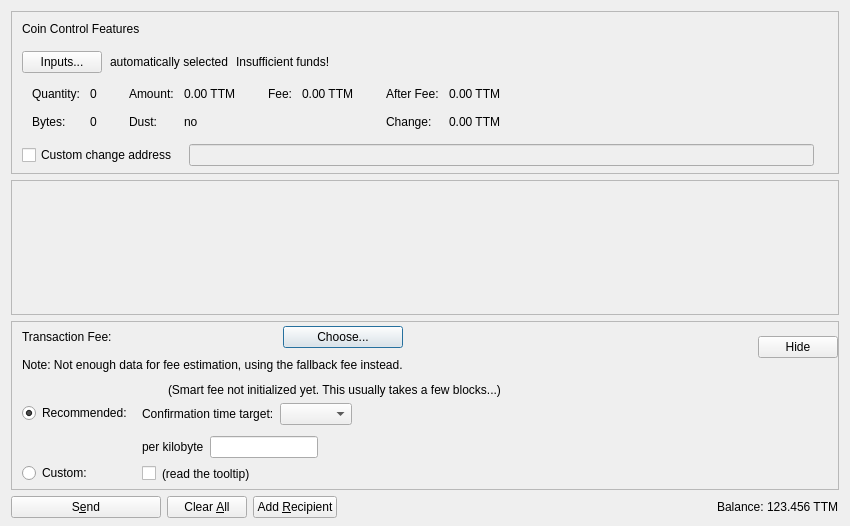
<?xml version="1.0" encoding="UTF-8"?>
<ui version="4.0">
 <class>SendCoinsDialog</class>
 <widget class="QDialog" name="SendCoinsDialog">
  <property name="geometry">
   <rect>
    <x>0</x>
    <y>0</y>
    <width>850</width>
    <height>526</height>
   </rect>
  </property>
  <property name="windowTitle">
   <string>Send Coins</string>
  </property>
  <layout class="QVBoxLayout" name="verticalLayout" stretch="0,1,0,0">
   <property name="bottomMargin">
    <number>8</number>
   </property>
   <item>
    <widget class="QFrame" name="frameCoinControl">
     <property name="sizePolicy">
      <sizepolicy hsizetype="Expanding" vsizetype="Expanding">
       <horstretch>0</horstretch>
       <verstretch>0</verstretch>
      </sizepolicy>
     </property>
     <property name="maximumSize">
      <size>
       <width>16777215</width>
       <height>16777215</height>
      </size>
     </property>
     <property name="frameShape">
      <enum>QFrame::StyledPanel</enum>
     </property>
     <property name="frameShadow">
      <enum>QFrame::Sunken</enum>
     </property>
     <layout class="QVBoxLayout" name="verticalLayoutCoinControl2">
      <property name="spacing">
       <number>0</number>
      </property>
      <property name="leftMargin">
       <number>0</number>
      </property>
      <property name="topMargin">
       <number>0</number>
      </property>
      <property name="rightMargin">
       <number>0</number>
      </property>
      <property name="bottomMargin">
       <number>6</number>
      </property>
      <item>
       <layout class="QVBoxLayout" name="verticalLayoutCoinControl" stretch="0,0,0,0,1">
        <property name="spacing">
         <number>0</number>
        </property>
        <property name="leftMargin">
         <number>10</number>
        </property>
        <property name="topMargin">
         <number>10</number>
        </property>
        <item>
         <layout class="QHBoxLayout" name="horizontalLayoutCoinControl1">
          <property name="bottomMargin">
           <number>15</number>
          </property>
          <item>
           <widget class="QLabel" name="labelCoinControlFeatures">
            <property name="sizePolicy">
             <sizepolicy hsizetype="Preferred" vsizetype="Maximum">
              <horstretch>0</horstretch>
              <verstretch>0</verstretch>
             </sizepolicy>
            </property>
            <property name="text">
             <string>Coin Control Features</string>
            </property>
           </widget>
          </item>
         </layout>
        </item>
        <item>
         <layout class="QHBoxLayout" name="horizontalLayoutCoinControl2" stretch="0,0,0,0">
          <property name="spacing">
           <number>8</number>
          </property>
          <property name="bottomMargin">
           <number>10</number>
          </property>
          <item>
           <widget class="QPushButton" name="pushButtonCoinControl">
            <property name="styleSheet">
             <string notr="true"/>
            </property>
            <property name="text">
             <string>Inputs...</string>
            </property>
            <property name="autoDefault">
             <bool>false</bool>
            </property>
           </widget>
          </item>
          <item>
           <widget class="QLabel" name="labelCoinControlAutomaticallySelected">
            <property name="text">
             <string>automatically selected</string>
            </property>
            <property name="margin">
             <number>5</number>
            </property>
           </widget>
          </item>
          <item>
           <widget class="QLabel" name="labelCoinControlInsuffFunds">
            <property name="text">
             <string>Insufficient funds!</string>
            </property>
            <property name="margin">
             <number>5</number>
            </property>
           </widget>
          </item>
          <item>
           <spacer name="horizontalSpacerCoinControl">
            <property name="orientation">
             <enum>Qt::Horizontal</enum>
            </property>
            <property name="sizeHint" stdset="0">
             <size>
              <width>40</width>
              <height>1</height>
             </size>
            </property>
           </spacer>
          </item>
         </layout>
        </item>
        <item>
         <widget class="QWidget" name="widgetCoinControl" native="true">
          <property name="sizePolicy">
           <sizepolicy hsizetype="Preferred" vsizetype="Preferred">
            <horstretch>0</horstretch>
            <verstretch>0</verstretch>
           </sizepolicy>
          </property>
          <property name="minimumSize">
           <size>
            <width>0</width>
            <height>0</height>
           </size>
          </property>
          <property name="styleSheet">
           <string notr="true"/>
          </property>
          <layout class="QHBoxLayout" name="horizontalLayoutCoinControl5">
           <property name="leftMargin">
            <number>0</number>
           </property>
           <property name="topMargin">
            <number>0</number>
           </property>
           <property name="rightMargin">
            <number>0</number>
           </property>
           <property name="bottomMargin">
            <number>0</number>
           </property>
           <item>
            <layout class="QHBoxLayout" name="horizontalLayoutCoinControl3" stretch="0,0,0,1">
             <property name="spacing">
              <number>20</number>
             </property>
             <property name="topMargin">
              <number>0</number>
             </property>
             <property name="bottomMargin">
              <number>10</number>
             </property>
             <item>
              <layout class="QFormLayout" name="formLayoutCoinControl1">
               <property name="horizontalSpacing">
                <number>10</number>
               </property>
               <property name="verticalSpacing">
                <number>14</number>
               </property>
               <property name="leftMargin">
                <number>10</number>
               </property>
               <property name="topMargin">
                <number>4</number>
               </property>
               <property name="rightMargin">
                <number>6</number>
               </property>
               <item row="0" column="0">
                <widget class="QLabel" name="labelCoinControlQuantityText">
                 <property name="text">
                  <string>Quantity:</string>
                 </property>
                 <property name="margin">
                  <number>0</number>
                 </property>
                </widget>
               </item>
               <item row="0" column="1">
                <widget class="QLabel" name="labelCoinControlQuantity">
                 <property name="cursor">
                  <cursorShape>IBeamCursor</cursorShape>
                 </property>
                 <property name="contextMenuPolicy">
                  <enum>Qt::ActionsContextMenu</enum>
                 </property>
                 <property name="text">
                  <string notr="true">0</string>
                 </property>
                 <property name="margin">
                  <number>0</number>
                 </property>
                 <property name="textInteractionFlags">
                  <set>Qt::LinksAccessibleByMouse|Qt::TextSelectableByKeyboard|Qt::TextSelectableByMouse</set>
                 </property>
                </widget>
               </item>
               <item row="1" column="0">
                <widget class="QLabel" name="labelCoinControlBytesText">
                 <property name="text">
                  <string>Bytes:</string>
                 </property>
                </widget>
               </item>
               <item row="1" column="1">
                <widget class="QLabel" name="labelCoinControlBytes">
                 <property name="cursor">
                  <cursorShape>IBeamCursor</cursorShape>
                 </property>
                 <property name="contextMenuPolicy">
                  <enum>Qt::ActionsContextMenu</enum>
                 </property>
                 <property name="text">
                  <string notr="true">0</string>
                 </property>
                 <property name="textInteractionFlags">
                  <set>Qt::LinksAccessibleByMouse|Qt::TextSelectableByKeyboard|Qt::TextSelectableByMouse</set>
                 </property>
                </widget>
               </item>
              </layout>
             </item>
             <item>
              <layout class="QFormLayout" name="formLayoutCoinControl2">
               <property name="horizontalSpacing">
                <number>10</number>
               </property>
               <property name="verticalSpacing">
                <number>14</number>
               </property>
               <property name="leftMargin">
                <number>6</number>
               </property>
               <property name="topMargin">
                <number>4</number>
               </property>
               <property name="rightMargin">
                <number>6</number>
               </property>
               <item row="0" column="0">
                <widget class="QLabel" name="labelCoinControlAmountText">
                 <property name="text">
                  <string>Amount:</string>
                 </property>
                 <property name="margin">
                  <number>0</number>
                 </property>
                </widget>
               </item>
               <item row="0" column="1">
                <widget class="QLabel" name="labelCoinControlAmount">
                 <property name="cursor">
                  <cursorShape>IBeamCursor</cursorShape>
                 </property>
                 <property name="contextMenuPolicy">
                  <enum>Qt::ActionsContextMenu</enum>
                 </property>
                 <property name="text">
                  <string notr="true">0.00 TTM</string>
                 </property>
                 <property name="textInteractionFlags">
                  <set>Qt::LinksAccessibleByMouse|Qt::TextSelectableByKeyboard|Qt::TextSelectableByMouse</set>
                 </property>
                </widget>
               </item>
               <item row="1" column="0">
                <widget class="QLabel" name="labelCoinControlLowOutputText">
                 <property name="text">
                  <string>Dust:</string>
                 </property>
                </widget>
               </item>
               <item row="1" column="1">
                <widget class="QLabel" name="labelCoinControlLowOutput">
                 <property name="cursor">
                  <cursorShape>IBeamCursor</cursorShape>
                 </property>
                 <property name="contextMenuPolicy">
                  <enum>Qt::ActionsContextMenu</enum>
                 </property>
                 <property name="text">
                  <string notr="true">no</string>
                 </property>
                 <property name="textInteractionFlags">
                  <set>Qt::LinksAccessibleByMouse|Qt::TextSelectableByKeyboard|Qt::TextSelectableByMouse</set>
                 </property>
                </widget>
               </item>
              </layout>
             </item>
             <item>
              <layout class="QFormLayout" name="formLayoutCoinControl3">
               <property name="horizontalSpacing">
                <number>10</number>
               </property>
               <property name="verticalSpacing">
                <number>14</number>
               </property>
               <property name="leftMargin">
                <number>6</number>
               </property>
               <property name="topMargin">
                <number>4</number>
               </property>
               <property name="rightMargin">
                <number>6</number>
               </property>
               <item row="0" column="0">
                <widget class="QLabel" name="labelCoinControlFeeText">
                 <property name="text">
                  <string>Fee:</string>
                 </property>
                 <property name="margin">
                  <number>0</number>
                 </property>
                </widget>
               </item>
               <item row="0" column="1">
                <widget class="QLabel" name="labelCoinControlFee">
                 <property name="cursor">
                  <cursorShape>IBeamCursor</cursorShape>
                 </property>
                 <property name="contextMenuPolicy">
                  <enum>Qt::ActionsContextMenu</enum>
                 </property>
                 <property name="text">
                  <string notr="true">0.00 TTM</string>
                 </property>
                 <property name="textInteractionFlags">
                  <set>Qt::LinksAccessibleByMouse|Qt::TextSelectableByKeyboard|Qt::TextSelectableByMouse</set>
                 </property>
                </widget>
               </item>
              </layout>
             </item>
             <item>
              <layout class="QFormLayout" name="formLayoutCoinControl4">
               <property name="horizontalSpacing">
                <number>10</number>
               </property>
               <property name="verticalSpacing">
                <number>14</number>
               </property>
               <property name="leftMargin">
                <number>6</number>
               </property>
               <property name="topMargin">
                <number>4</number>
               </property>
               <property name="rightMargin">
                <number>6</number>
               </property>
               <item row="0" column="0">
                <widget class="QLabel" name="labelCoinControlAfterFeeText">
                 <property name="text">
                  <string>After Fee:</string>
                 </property>
                 <property name="margin">
                  <number>0</number>
                 </property>
                </widget>
               </item>
               <item row="0" column="1">
                <widget class="QLabel" name="labelCoinControlAfterFee">
                 <property name="cursor">
                  <cursorShape>IBeamCursor</cursorShape>
                 </property>
                 <property name="contextMenuPolicy">
                  <enum>Qt::ActionsContextMenu</enum>
                 </property>
                 <property name="text">
                  <string notr="true">0.00 TTM</string>
                 </property>
                 <property name="textInteractionFlags">
                  <set>Qt::LinksAccessibleByMouse|Qt::TextSelectableByKeyboard|Qt::TextSelectableByMouse</set>
                 </property>
                </widget>
               </item>
               <item row="1" column="0">
                <widget class="QLabel" name="labelCoinControlChangeText">
                 <property name="text">
                  <string>Change:</string>
                 </property>
                </widget>
               </item>
               <item row="1" column="1">
                <widget class="QLabel" name="labelCoinControlChange">
                 <property name="cursor">
                  <cursorShape>IBeamCursor</cursorShape>
                 </property>
                 <property name="contextMenuPolicy">
                  <enum>Qt::ActionsContextMenu</enum>
                 </property>
                 <property name="text">
                  <string notr="true">0.00 TTM</string>
                 </property>
                 <property name="textInteractionFlags">
                  <set>Qt::LinksAccessibleByMouse|Qt::TextSelectableByKeyboard|Qt::TextSelectableByMouse</set>
                 </property>
                </widget>
               </item>
              </layout>
             </item>
            </layout>
           </item>
          </layout>
         </widget>
        </item>
        <item>
         <layout class="QHBoxLayout" name="horizontalLayoutCoinControl4" stretch="0,0,0">
          <property name="spacing">
           <number>12</number>
          </property>
          <property name="sizeConstraint">
           <enum>QLayout::SetDefaultConstraint</enum>
          </property>
          <property name="topMargin">
           <number>5</number>
          </property>
          <property name="rightMargin">
           <number>5</number>
          </property>
          <item>
           <widget class="QCheckBox" name="checkBoxCoinControlChange">
            <property name="toolTip">
             <string>If this is activated, but the change address is empty or invalid, change will be sent to a newly generated address.</string>
            </property>
            <property name="text">
             <string>Custom change address</string>
            </property>
           </widget>
          </item>
          <item>
           <widget class="QValidatedLineEdit" name="lineEditCoinControlChange">
            <property name="enabled">
             <bool>false</bool>
            </property>
            <property name="sizePolicy">
             <sizepolicy hsizetype="Expanding" vsizetype="Fixed">
              <horstretch>0</horstretch>
              <verstretch>0</verstretch>
             </sizepolicy>
            </property>
           </widget>
          </item>
          <item>
           <widget class="QLabel" name="labelCoinControlChangeLabel">
            <property name="sizePolicy">
             <sizepolicy hsizetype="Preferred" vsizetype="Expanding">
              <horstretch>0</horstretch>
              <verstretch>0</verstretch>
             </sizepolicy>
            </property>
            <property name="minimumSize">
             <size>
              <width>0</width>
              <height>0</height>
             </size>
            </property>
            <property name="text">
             <string/>
            </property>
            <property name="margin">
             <number>3</number>
            </property>
           </widget>
          </item>
         </layout>
        </item>
        <item>
         <spacer name="verticalSpacerCoinControl">
          <property name="orientation">
           <enum>Qt::Vertical</enum>
          </property>
          <property name="sizeHint" stdset="0">
           <size>
            <width>800</width>
            <height>1</height>
           </size>
          </property>
         </spacer>
        </item>
       </layout>
      </item>
     </layout>
    </widget>
   </item>
   <item>
    <widget class="QScrollArea" name="scrollArea">
     <property name="widgetResizable">
      <bool>true</bool>
     </property>
     <widget class="QWidget" name="scrollAreaWidgetContents">
      <property name="geometry">
       <rect>
        <x>0</x>
        <y>0</y>
        <width>830</width>
        <height>104</height>
       </rect>
      </property>
      <layout class="QVBoxLayout" name="verticalLayout_2" stretch="0,1">
       <property name="leftMargin">
        <number>0</number>
       </property>
       <property name="topMargin">
        <number>0</number>
       </property>
       <property name="rightMargin">
        <number>0</number>
       </property>
       <property name="bottomMargin">
        <number>0</number>
       </property>
       <item>
        <layout class="QVBoxLayout" name="entries">
         <property name="spacing">
          <number>6</number>
         </property>
        </layout>
       </item>
       <item>
        <spacer name="verticalSpacer">
         <property name="orientation">
          <enum>Qt::Vertical</enum>
         </property>
         <property name="sizeHint" stdset="0">
          <size>
           <width>20</width>
           <height>40</height>
          </size>
         </property>
        </spacer>
       </item>
      </layout>
     </widget>
    </widget>
   </item>
   <item>
    <widget class="QFrame" name="frameFee">
     <property name="sizePolicy">
      <sizepolicy hsizetype="Expanding" vsizetype="Expanding">
       <horstretch>0</horstretch>
       <verstretch>0</verstretch>
      </sizepolicy>
     </property>
     <property name="maximumSize">
      <size>
       <width>16777215</width>
       <height>16777215</height>
      </size>
     </property>
     <property name="frameShape">
      <enum>QFrame::StyledPanel</enum>
     </property>
     <property name="frameShadow">
      <enum>QFrame::Sunken</enum>
     </property>
     <layout class="QVBoxLayout" name="verticalLayoutFee1">
      <property name="spacing">
       <number>0</number>
      </property>
      <property name="leftMargin">
       <number>0</number>
      </property>
      <property name="topMargin">
       <number>0</number>
      </property>
      <property name="rightMargin">
       <number>0</number>
      </property>
      <property name="bottomMargin">
       <number>0</number>
      </property>
      <item>
       <layout class="QVBoxLayout" name="verticalLayoutFee2" stretch="0,0,0">
        <property name="spacing">
         <number>0</number>
        </property>
        <property name="leftMargin">
         <number>10</number>
        </property>
        <property name="topMargin">
         <number>0</number>
        </property>
        <item>
         <layout class="QHBoxLayout" name="horizontalLayoutFee1">
          <property name="bottomMargin">
           <number>0</number>
          </property>
          <item>
           <layout class="QVBoxLayout" name="verticalLayoutFee7">
            <property name="spacing">
             <number>0</number>
            </property>
            <item>
             <spacer name="verticalSpacerSmartFee">
              <property name="orientation">
               <enum>Qt::Vertical</enum>
              </property>
              <property name="sizeType">
               <enum>QSizePolicy::Fixed</enum>
              </property>
              <property name="sizeHint" stdset="0">
               <size>
                <width>1</width>
                <height>4</height>
               </size>
              </property>
             </spacer>
            </item>
            <item>
             <layout class="QHBoxLayout" name="horizontalLayoutSmartFee">
              <property name="spacing">
               <number>10</number>
              </property>
              <item>
               <widget class="QLabel" name="labelFeeHeadline">
                <property name="sizePolicy">
                 <sizepolicy hsizetype="Preferred" vsizetype="Maximum">
                  <horstretch>0</horstretch>
                  <verstretch>0</verstretch>
                 </sizepolicy>
                </property>
                <property name="text">
                 <string>Transaction Fee:</string>
                </property>
               </widget>
              </item>
              <item>
               <widget class="QLabel" name="labelFeeMinimized">
                <property name="text">
                 <string/>
                </property>
               </widget>
              </item>
              <item>
               <widget class="QPushButton" name="buttonChooseFee">
                <property name="text">
                 <string>Choose...</string>
                </property>
               </widget>
              </item>
             </layout>
            </item>
            <item>
             <spacer name="verticalSpacer_7">
              <property name="orientation">
               <enum>Qt::Vertical</enum>
              </property>
              <property name="sizeHint" stdset="0">
               <size>
                <width>1</width>
                <height>10</height>
               </size>
              </property>
             </spacer>
            </item>
            <item>
             <widget class="QLabel" name="fallbackFeeWarningLabel">
              <property name="toolTip">
               <string>Using the fallbackfee can result in sending a transaction that will take several hours or days (or never) to confirm. Consider choosing your fee manually or wait until you have validated the complete chain.</string>
              </property>
              <property name="text">
               <string>Note: Not enough data for fee estimation, using the fallback fee instead.</string>
              </property>
              <property name="wordWrap">
               <bool>false</bool>
              </property>
             </widget>
            </item>
            <item>
             <spacer name="verticalSpacer_5">
              <property name="orientation">
               <enum>Qt::Vertical</enum>
              </property>
              <property name="sizeHint" stdset="0">
               <size>
                <width>1</width>
                <height>1</height>
               </size>
              </property>
             </spacer>
            </item>
           </layout>
          </item>
          <item>
           <spacer name="horizontalSpacer_4">
            <property name="orientation">
             <enum>Qt::Horizontal</enum>
            </property>
            <property name="sizeHint" stdset="0">
             <size>
              <width>1</width>
              <height>1</height>
             </size>
            </property>
           </spacer>
          </item>
          <item>
           <widget class="QPushButton" name="buttonMinimizeFee">
            <property name="toolTip">
             <string>collapse fee-settings</string>
            </property>
            <property name="text">
             <string>Hide</string>
            </property>
           </widget>
          </item>
         </layout>
        </item>
        <item>
         <widget class="QFrame" name="frameFeeSelection">
          <layout class="QVBoxLayout" name="verticalLayoutFee12">
           <property name="spacing">
            <number>0</number>
           </property>
           <property name="leftMargin">
            <number>0</number>
           </property>
           <property name="topMargin">
            <number>0</number>
           </property>
           <property name="rightMargin">
            <number>0</number>
           </property>
           <property name="bottomMargin">
            <number>0</number>
           </property>
           <item>
            <layout class="QGridLayout" name="gridLayoutFee">
             <property name="topMargin">
              <number>10</number>
             </property>
             <property name="bottomMargin">
              <number>4</number>
             </property>
             <property name="horizontalSpacing">
              <number>10</number>
             </property>
             <property name="verticalSpacing">
              <number>4</number>
             </property>
             <item row="1" column="1">
              <layout class="QVBoxLayout" name="verticalLayoutFee8">
               <property name="spacing">
                <number>6</number>
               </property>
               <property name="topMargin">
                <number>3</number>
               </property>
               <item>
                <layout class="QHBoxLayout" name="horizontalLayoutFee13" stretch="0,0,1">
                 <item>
                  <widget class="QLabel" name="labelCustomPerKilobyte">
                   <property name="toolTip">
                    <string>If the custom fee is set to 1000 duffs and the transaction is only 250 bytes, then &quot;per kilobyte&quot; only pays 250 duffs in fee,&lt;br /&gt;while &quot;at least&quot; pays 1000 duffs. For transactions bigger than a kilobyte both pay by kilobyte.</string>
                   </property>
                   <property name="text">
                    <string>per kilobyte</string>
                   </property>
                  </widget>
                 </item>
                 <item>
                  <widget class="BitcoinAmountField" name="customFee"/>
                 </item>
                 <item>
                  <spacer name="horizontalSpacer_6">
                   <property name="orientation">
                    <enum>Qt::Horizontal</enum>
                   </property>
                   <property name="sizeHint" stdset="0">
                    <size>
                     <width>1</width>
                     <height>1</height>
                    </size>
                   </property>
                  </spacer>
                 </item>
                </layout>
               </item>
               <item>
                <layout class="QHBoxLayout" name="horizontalLayoutFee8">
                 <item>
                  <widget class="QCheckBox" name="checkBoxMinimumFee">
                   <property name="toolTip">
                    <string>Paying only the minimum fee is just fine as long as there is less transaction volume than space in the blocks.&lt;br /&gt;But be aware that this can end up in a never confirming transaction once there is more demand for ttm transactions than the network can process.</string>
                   </property>
                   <property name="text">
                    <string/>
                   </property>
                  </widget>
                 </item>
                 <item>
                  <widget class="QLabel" name="labelMinFeeWarning">
                   <property name="enabled">
                    <bool>true</bool>
                   </property>
                   <property name="toolTip">
                    <string>Paying only the minimum fee is just fine as long as there is less transaction volume than space in the blocks.&lt;br /&gt;But be aware that this can end up in a never confirming transaction once there is more demand for ttm transactions than the network can process.</string>
                   </property>
                   <property name="text">
                    <string>(read the tooltip)</string>
                   </property>
                   <property name="margin">
                    <number>5</number>
                   </property>
                  </widget>
                 </item>
                 <item>
                  <spacer name="horizontalSpacer_2">
                   <property name="orientation">
                    <enum>Qt::Horizontal</enum>
                   </property>
                   <property name="sizeHint" stdset="0">
                    <size>
                     <width>1</width>
                     <height>1</height>
                    </size>
                   </property>
                  </spacer>
                 </item>
                </layout>
               </item>
              </layout>
             </item>
             <item row="0" column="0">
              <layout class="QVBoxLayout" name="verticalLayoutFee4" stretch="0,1">
               <property name="topMargin">
                <number>20</number>
               </property>
               <property name="bottomMargin">
                <number>3</number>
               </property>
               <item>
                <widget class="QRadioButton" name="radioSmartFee">
                 <property name="text">
                  <string>Recommended:</string>
                 </property>
                 <property name="checked">
                  <bool>true</bool>
                 </property>
                 <attribute name="buttonGroup">
                  <string notr="true">groupFee</string>
                 </attribute>
                </widget>
               </item>
               <item>
                <spacer name="verticalSpacer_2">
                 <property name="orientation">
                  <enum>Qt::Vertical</enum>
                 </property>
                 <property name="sizeHint" stdset="0">
                  <size>
                   <width>1</width>
                   <height>1</height>
                  </size>
                 </property>
                </spacer>
               </item>
              </layout>
             </item>
             <item row="1" column="0">
              <layout class="QVBoxLayout" name="verticalLayoutFee9" stretch="0,1">
               <property name="topMargin">
                <number>30</number>
               </property>
               <item>
                <widget class="QRadioButton" name="radioCustomFee">
                 <property name="text">
                  <string>Custom:</string>
                 </property>
                 <attribute name="buttonGroup">
                  <string notr="true">groupFee</string>
                 </attribute>
                </widget>
               </item>
               <item>
                <spacer name="verticalSpacer_6">
                 <property name="orientation">
                  <enum>Qt::Vertical</enum>
                 </property>
                 <property name="sizeHint" stdset="0">
                  <size>
                   <width>1</width>
                   <height>1</height>
                  </size>
                 </property>
                </spacer>
               </item>
              </layout>
             </item>
             <item row="0" column="1">
              <layout class="QVBoxLayout" name="verticalLayoutFee3" stretch="0,0,1">
               <property name="spacing">
                <number>6</number>
               </property>
               <property name="topMargin">
                <number>0</number>
               </property>
               <property name="bottomMargin">
                <number>3</number>
               </property>
               <item>
                <layout class="QHBoxLayout" name="horizontalLayoutFee12">
                 <item>
                  <widget class="QLabel" name="labelSmartFee">
                   <property name="text">
                    <string/>
                   </property>
                   <property name="margin">
                    <number>2</number>
                   </property>
                  </widget>
                 </item>
                 <item>
                  <widget class="QLabel" name="labelFeeEstimation">
                   <property name="text">
                    <string/>
                   </property>
                  </widget>
                 </item>
                 <item>
                  <widget class="QLabel" name="labelSmartFee2">
                   <property name="text">
                    <string>(Smart fee not initialized yet. This usually takes a few blocks...)</string>
                   </property>
                   <property name="margin">
                    <number>2</number>
                   </property>
                  </widget>
                 </item>
                 <item>
                  <spacer name="horizontalSpacer_5">
                   <property name="orientation">
                    <enum>Qt::Horizontal</enum>
                   </property>
                   <property name="sizeHint" stdset="0">
                    <size>
                     <width>1</width>
                     <height>1</height>
                    </size>
                   </property>
                  </spacer>
                 </item>
                </layout>
               </item>
               <item>
                <layout class="QHBoxLayout" name="horizontalLayoutFee9">
                 <item>
                  <layout class="QVBoxLayout" name="verticalLayoutFee6">
                   <item>
                    <widget class="QLabel" name="labelSmartFee3">
                     <property name="text">
                      <string>Confirmation time target:</string>
                     </property>
                     <property name="margin">
                      <number>2</number>
                     </property>
                    </widget>
                   </item>
                  </layout>
                 </item>
                 <item>
                  <layout class="QVBoxLayout" name="verticalLayoutFee5">
                   <property name="rightMargin">
                    <number>30</number>
                   </property>
                   <item>
                    <layout class="QHBoxLayout" name="horizontalLayoutConfTarget">
                     <property name="bottomMargin">
                      <number>0</number>
                     </property>
                     <item>
                      <widget class="QComboBox" name="confTargetSelector"/>
                     </item>
                     <item>
                      <spacer name="horizontalSpacerConfTarget">
                       <property name="orientation">
                        <enum>Qt::Horizontal</enum>
                       </property>
                       <property name="sizeHint" stdset="0">
                        <size>
                         <width>40</width>
                         <height>20</height>
                        </size>
                       </property>
                      </spacer>
                     </item>
                    </layout>
                   </item>
                  </layout>
                 </item>
                </layout>
               </item>
               <item>
                <spacer name="verticalSpacer_4">
                 <property name="orientation">
                  <enum>Qt::Vertical</enum>
                 </property>
                 <property name="sizeHint" stdset="0">
                  <size>
                   <width>1</width>
                   <height>1</height>
                  </size>
                 </property>
                </spacer>
               </item>
              </layout>
             </item>
            </layout>
           </item>
          </layout>
         </widget>
        </item>
        <item>
         <spacer name="verticalSpacerFee">
          <property name="orientation">
           <enum>Qt::Vertical</enum>
          </property>
          <property name="sizeHint" stdset="0">
           <size>
            <width>800</width>
            <height>1</height>
           </size>
          </property>
         </spacer>
        </item>
       </layout>
      </item>
     </layout>
    </widget>
   </item>
   <item>
    <layout class="QHBoxLayout" name="horizontalLayout">
     <item>
      <widget class="QPushButton" name="sendButton">
       <property name="minimumSize">
        <size>
         <width>150</width>
         <height>0</height>
        </size>
       </property>
       <property name="toolTip">
        <string>Confirm the send action</string>
       </property>
       <property name="text">
        <string>S&amp;end</string>
       </property>
       <property name="autoDefault">
        <bool>false</bool>
       </property>
       <property name="default">
        <bool>false</bool>
       </property>
      </widget>
     </item>
     <item>
      <widget class="QPushButton" name="clearButton">
       <property name="sizePolicy">
        <sizepolicy hsizetype="Minimum" vsizetype="Fixed">
         <horstretch>0</horstretch>
         <verstretch>0</verstretch>
        </sizepolicy>
       </property>
       <property name="toolTip">
        <string>Clear all fields of the form.</string>
       </property>
       <property name="text">
        <string>Clear &amp;All</string>
       </property>
       <property name="autoDefault">
        <bool>false</bool>
       </property>
      </widget>
     </item>
     <item>
      <widget class="QPushButton" name="addButton">
       <property name="toolTip">
        <string>Send to multiple recipients at once</string>
       </property>
       <property name="text">
        <string>Add &amp;Recipient</string>
       </property>
       <property name="autoDefault">
        <bool>false</bool>
       </property>
      </widget>
     </item>
     <item>
      <spacer name="horizontalSpacer">
       <property name="orientation">
        <enum>Qt::Horizontal</enum>
       </property>
       <property name="sizeHint" stdset="0">
        <size>
         <width>40</width>
         <height>20</height>
        </size>
       </property>
      </spacer>
     </item>
     <item>
      <layout class="QHBoxLayout" name="horizontalLayout_2">
       <property name="spacing">
        <number>3</number>
       </property>
       <item>
        <widget class="QLabel" name="labelBalanceText">
         <property name="text">
          <string>Balance:</string>
         </property>
        </widget>
       </item>
       <item>
        <widget class="QLabel" name="labelBalance">
         <property name="sizePolicy">
          <sizepolicy hsizetype="Preferred" vsizetype="Preferred">
           <horstretch>0</horstretch>
           <verstretch>0</verstretch>
          </sizepolicy>
         </property>
         <property name="cursor">
          <cursorShape>IBeamCursor</cursorShape>
         </property>
         <property name="text">
          <string notr="true">123.456 TTM</string>
         </property>
         <property name="textInteractionFlags">
          <set>Qt::LinksAccessibleByMouse|Qt::TextSelectableByKeyboard|Qt::TextSelectableByMouse</set>
         </property>
        </widget>
       </item>
      </layout>
     </item>
    </layout>
   </item>
  </layout>
 </widget>
 <customwidgets>
  <customwidget>
   <class>QValidatedLineEdit</class>
   <extends>QLineEdit</extends>
   <header>qt/qvalidatedlineedit.h</header>
  </customwidget>
  <customwidget>
   <class>BitcoinAmountField</class>
   <extends>QLineEdit</extends>
   <header>qt/bitcoinamountfield.h</header>
   <container>1</container>
  </customwidget>
 </customwidgets>
 <resources>
  <include location="../ttm.qrc"/>
 </resources>
 <connections/>
 <buttongroups>
  <buttongroup name="groupFee"/>
 </buttongroups>
</ui>
